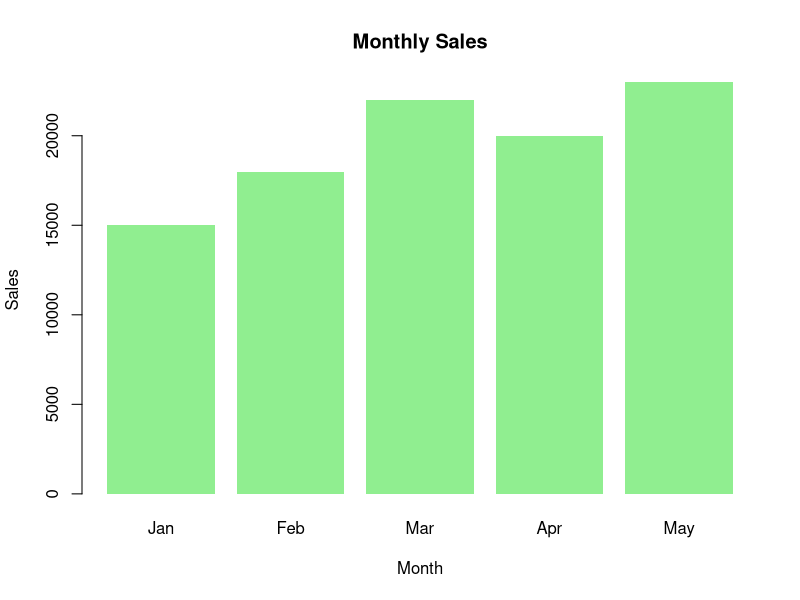
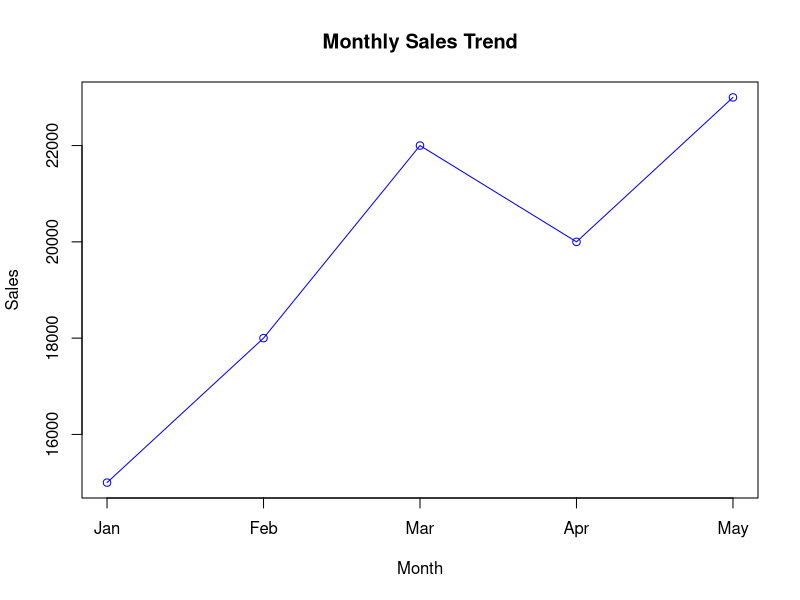

Write R code to recreate these figures, in order. (Note: this script raises an error after producing the figures.)
# -----------------------------
# Monthly Sales Data
# -----------------------------
sales <- c(15000, 18000, 22000, 20000, 23000)
months <- c("Jan","Feb","Mar","Apr","May")

# -----------------------------
# 1. Bar chart styled like the photo
# -----------------------------
barplot(
  sales,
  names.arg = months,
  col = "lightgreen",          # Light green bars
  main = "Monthly Sales",      # Title
  xlab = "Month",              # X-axis label
  ylab = "Sales",              # Y-axis label
  border = NA                  # No border around bars
)

# -----------------------------
# 2. Line chart for monthly sales
# -----------------------------
plot(
  sales,
  type = "o",                  # Line with points
  col = "blue",
  xaxt = "n",                  # Custom x-axis
  xlab = "Month",
  ylab = "Sales",
  main = "Monthly Sales Trend"
)
axis(1, at = 1:5, labels = months)  # Add month labels

# -----------------------------
# 3. Area chart for cumulative sales
# -----------------------------
# Interaction dataset
interaction_data <- data.frame(
  Date = rep(website_data$Date, each = 3),
  Interaction = rep(c("Likes","Shares","Comments"), times = 5),
  Count = c(200,100,50, 220,120,60, 180,90,40, 250,130,70, 300,150,80)
)

# Area chart with light blue fill
ggplot(interaction_data, aes(x = Date, y = Count, group = Interaction)) +
  geom_area(fill = "lightblue", alpha = 0.6) +
  labs(title = "User Interactions Over Time",
       x = "Date", y = "Count") +
  theme_minimal()
